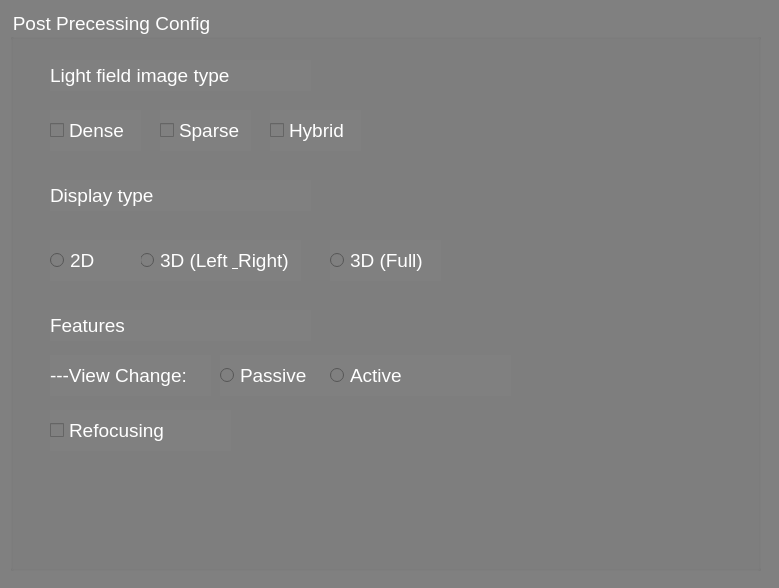
<?xml version="1.0" encoding="UTF-8"?>
<ui version="4.0">
 <class>post_form</class>
 <widget class="QWidget" name="post_form">
  <property name="geometry">
   <rect>
    <x>0</x>
    <y>0</y>
    <width>779</width>
    <height>588</height>
   </rect>
  </property>
  <property name="windowTitle">
   <string>Post Processing Configuration</string>
  </property>
  <property name="windowOpacity">
   <double>0.900000000000000</double>
  </property>
  <property name="styleSheet">
   <string notr="true">background: gray;
color: rgb(255, 255, 255);</string>
  </property>
  <widget class="QGroupBox" name="groupBox">
   <property name="geometry">
    <rect>
     <x>10</x>
     <y>10</y>
     <width>751</width>
     <height>561</height>
    </rect>
   </property>
   <property name="font">
    <font>
     <pointsize>14</pointsize>
    </font>
   </property>
   <property name="title">
    <string>Post Precessing Config</string>
   </property>
   <widget class="QLabel" name="label">
    <property name="geometry">
     <rect>
      <x>40</x>
      <y>50</y>
      <width>261</width>
      <height>31</height>
     </rect>
    </property>
    <property name="font">
     <font>
      <pointsize>14</pointsize>
     </font>
    </property>
    <property name="text">
     <string>Light field image type</string>
    </property>
   </widget>
   <widget class="QCheckBox" name="checkBox">
    <property name="geometry">
     <rect>
      <x>40</x>
      <y>100</y>
      <width>91</width>
      <height>41</height>
     </rect>
    </property>
    <property name="font">
     <font>
      <pointsize>14</pointsize>
     </font>
    </property>
    <property name="text">
     <string>Dense</string>
    </property>
   </widget>
   <widget class="QCheckBox" name="checkBox_2">
    <property name="geometry">
     <rect>
      <x>150</x>
      <y>100</y>
      <width>91</width>
      <height>41</height>
     </rect>
    </property>
    <property name="font">
     <font>
      <pointsize>14</pointsize>
     </font>
    </property>
    <property name="text">
     <string>Sparse</string>
    </property>
   </widget>
   <widget class="QCheckBox" name="checkBox_3">
    <property name="geometry">
     <rect>
      <x>260</x>
      <y>100</y>
      <width>91</width>
      <height>41</height>
     </rect>
    </property>
    <property name="font">
     <font>
      <pointsize>14</pointsize>
     </font>
    </property>
    <property name="text">
     <string>Hybrid</string>
    </property>
   </widget>
   <widget class="QLabel" name="label_2">
    <property name="geometry">
     <rect>
      <x>40</x>
      <y>170</y>
      <width>261</width>
      <height>31</height>
     </rect>
    </property>
    <property name="font">
     <font>
      <pointsize>14</pointsize>
     </font>
    </property>
    <property name="text">
     <string>Display type</string>
    </property>
   </widget>
   <widget class="QRadioButton" name="radioButton_4">
    <property name="geometry">
     <rect>
      <x>320</x>
      <y>230</y>
      <width>111</width>
      <height>41</height>
     </rect>
    </property>
    <property name="font">
     <font>
      <pointsize>14</pointsize>
     </font>
    </property>
    <property name="text">
     <string>3D (Full)</string>
    </property>
   </widget>
   <widget class="QRadioButton" name="radioButton_5">
    <property name="geometry">
     <rect>
      <x>130</x>
      <y>230</y>
      <width>161</width>
      <height>41</height>
     </rect>
    </property>
    <property name="font">
     <font>
      <pointsize>14</pointsize>
     </font>
    </property>
    <property name="text">
     <string>3D (Left &amp; Right)</string>
    </property>
   </widget>
   <widget class="QRadioButton" name="radioButton_6">
    <property name="geometry">
     <rect>
      <x>40</x>
      <y>230</y>
      <width>91</width>
      <height>41</height>
     </rect>
    </property>
    <property name="font">
     <font>
      <pointsize>14</pointsize>
     </font>
    </property>
    <property name="text">
     <string>2D</string>
    </property>
   </widget>
   <widget class="QLabel" name="label_3">
    <property name="geometry">
     <rect>
      <x>40</x>
      <y>300</y>
      <width>261</width>
      <height>31</height>
     </rect>
    </property>
    <property name="font">
     <font>
      <pointsize>14</pointsize>
     </font>
    </property>
    <property name="text">
     <string>Features</string>
    </property>
   </widget>
   <widget class="QRadioButton" name="radioButton_7">
    <property name="geometry">
     <rect>
      <x>210</x>
      <y>345</y>
      <width>181</width>
      <height>41</height>
     </rect>
    </property>
    <property name="font">
     <font>
      <pointsize>14</pointsize>
     </font>
    </property>
    <property name="text">
     <string>Passive</string>
    </property>
   </widget>
   <widget class="QCheckBox" name="checkBox_8">
    <property name="geometry">
     <rect>
      <x>40</x>
      <y>400</y>
      <width>181</width>
      <height>41</height>
     </rect>
    </property>
    <property name="font">
     <font>
      <pointsize>14</pointsize>
     </font>
    </property>
    <property name="text">
     <string>Refocusing</string>
    </property>
   </widget>
   <widget class="QRadioButton" name="radioButton_9">
    <property name="geometry">
     <rect>
      <x>320</x>
      <y>345</y>
      <width>181</width>
      <height>41</height>
     </rect>
    </property>
    <property name="font">
     <font>
      <pointsize>14</pointsize>
     </font>
    </property>
    <property name="text">
     <string>Active</string>
    </property>
   </widget>
   <widget class="QLabel" name="label_4">
    <property name="geometry">
     <rect>
      <x>40</x>
      <y>345</y>
      <width>161</width>
      <height>41</height>
     </rect>
    </property>
    <property name="font">
     <font>
      <pointsize>14</pointsize>
     </font>
    </property>
    <property name="text">
     <string>---View Change: </string>
    </property>
   </widget>
  </widget>
 </widget>
 <resources/>
 <connections/>
</ui>
